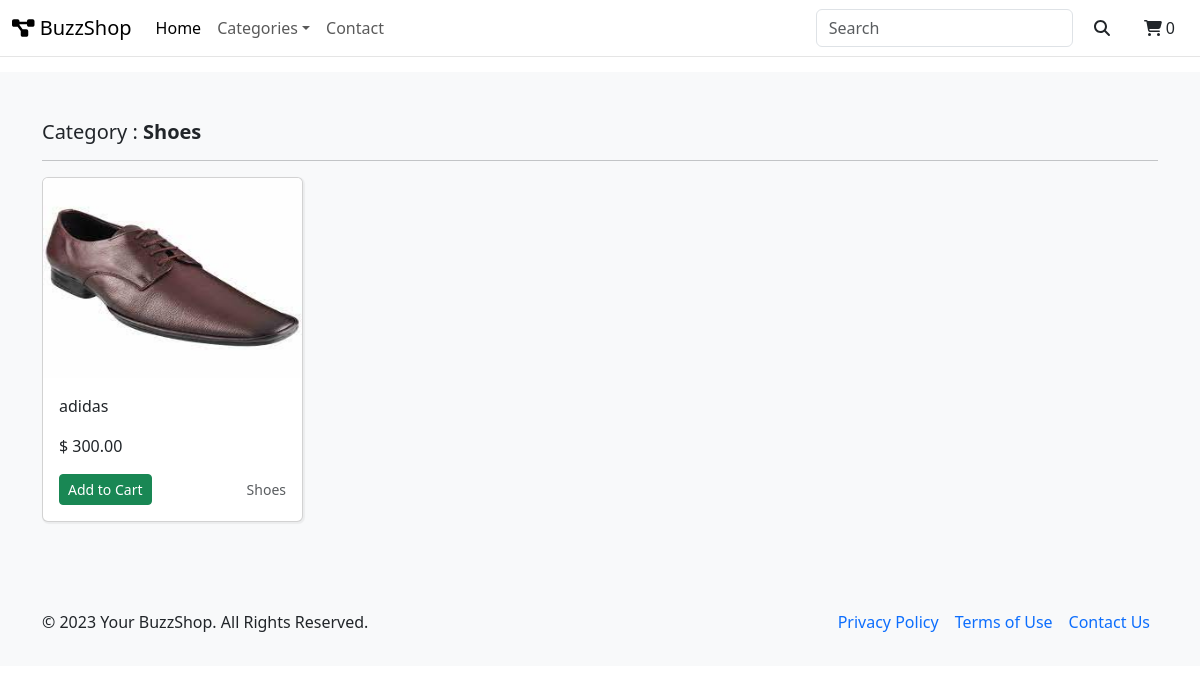
/ecommerce/categories/Shoes, run on an earlier commit of the app's database.
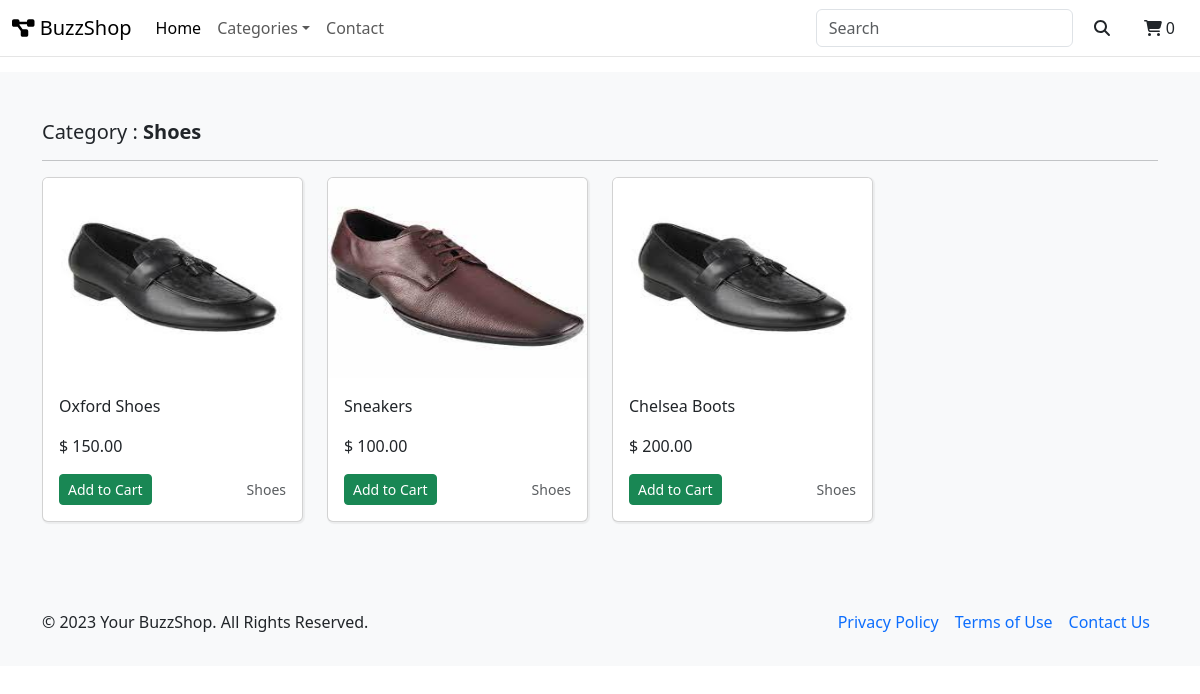
And on a later commit of the database.
### shoppingcart/models.py (models this page shows, shortened)
class Product(models.Model):
    productId = models.AutoField(primary_key=True)
    productName = models.CharField(max_length=122)
    productCategory = models.ForeignKey(Category,on_delete=models.CASCADE,related_name="products",null=True,blank=True)
    productPrice = models.IntegerField(default=0)
    productDescription = models.TextField()
    productImage=models.ImageField(upload_to="shoppingcart/productImages",default="")
    productPublishDate = models.DateField()

class Category(models.Model):
    categoryId = models.AutoField(primary_key=True)
    categoryName =models.CharField(max_length=100)
    def __str__(self):
        return self.categoryName

### shoppingcart/views.py (the view)
# urls.py: path('ecommerce/categories/<str:categoryId>',views.productCategories,name="productCategories"),
def productCategories(request,categoryId):
    productInfo = Category.objects.get(categoryName = categoryId)
    productCategoryInfo = Product.objects.filter(productCategory= productInfo.categoryId)
    productInformations = {'productInformations':productCategoryInfo,'category':categoryId}
    return render(request,"ecommerce/productCategories.html",productInformations)

### shoppingcart/context_processors.py (called while the page is built)
def categories(request):
    categoryList= Category.objects.all()
    productCategories=[]
    for category in categoryList:
        productListByCategories = Product.objects.filter(productCategory= category.categoryId)[:10]
        if productListByCategories:
            productCategories.append(category.categoryName)
    return {'productCategories': productCategories}

### templates/ecommerce/productCategories.html (shortened to what this page needs)
{% extends '../base.html' %}
{% block body %}
<div class="album py-5 bg-light">
<div class="container">
  <h5>Category : <b>{{category}}</b></h5>
  <hr>
<div class="row">
{% if productInformations %}
{% for product in productInformations %}
<div class="col-md-3">
<div class="card mb-4 box-shadow" >
  <a href="/ecommerce/productDescription/{{product.productId}}" class="text-dark text-decoration-none"><img class="card-img-top"  alt="Thumbnail [100%x225]" style="height: 200px; width: 100%; display: block;" src="/media/{{product.productImage}}" data-holder-rendered="true"></a>
  <div class="card-body">
    <p class="card-text">{{product.productName}}</p>
    <p class="card-text"> $ {{product.productPrice}}.00</p>
    <div class="d-flex justify-content-between align-items-center">
      <div class="btn-group">
        <form method="POST" action="/ecommerce/cart/">
          <button type="submit" class="btn btn-sm btn-success" name="submit">Add to Cart</button>
        </form>
      </div>
      <small class="text-muted">{{product.productCategory}}</small>
    </div>
  </div>
</div>
</div>
{% endfor %}
{% else %}
products not found
{% endif %}
      </div>
    </div>
  </div>
{% endblock body %}

What changed in the data, as far as the page shows it:
removed Product: productImage (picture), productName "adidas", productPrice "300", productCategory "Shoes"
added Product: productImage (picture), productName "Oxford Shoes", productPrice "150", productCategory "Shoes"
added Product: productImage (picture), productName "Sneakers", productPrice "100", productCategory "Shoes"
added Product: productImage (picture), productName "Chelsea Boots", productPrice "200", productCategory "Shoes"
